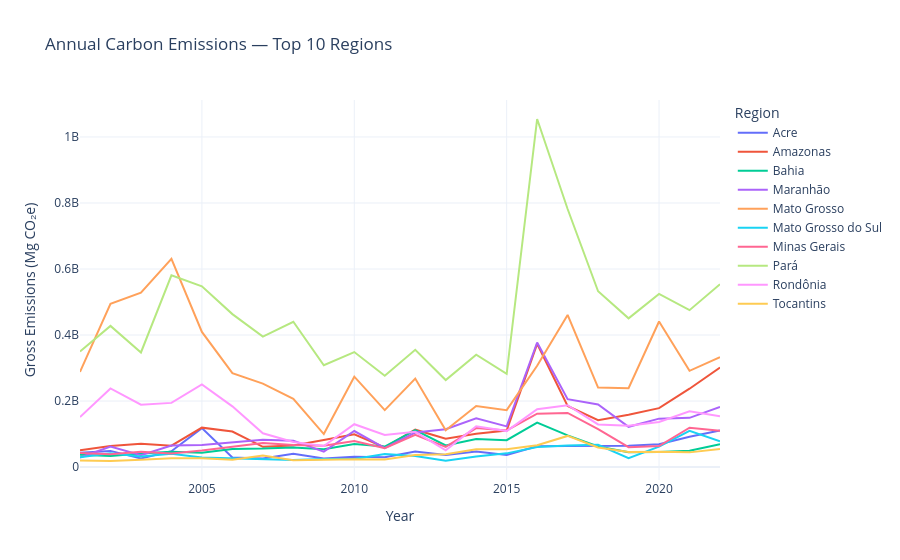

The notebook cell this image was saved under:
### Markdown cell above
## Carbon Emissions Trends

### Code cell
plot_carbon_trends(processed, top_n=10).show()

### Figure 1 — Plotly figure (JSON) as saved in the notebook; plotly's stock layout.template omitted (floating-point values rounded to 4 significant figures)
{"data": [{"hovertemplate": "Region=Acre<br>Year=%{x}<br>Gross Emissions (Mg CO₂e)=%{y}<extra></extra>", "legendgroup": "Acre", "line": {"color": "#636efa", "dash": "solid"}, "marker": {"symbol": "circle"}, "mode": "lines", "name": "Acre", "orientation": "v", "showlegend": true, "type": "scatter", "x": [2001, 2002, 2003, 2004, 2005, 2006, 2007, 2008, 2009, 2010, 2011, 2012, 2013, 2014, 2015, 2016, 2017, 2018, 2019, 2020, 2021, 2022], "xaxis": "x", "y": [43240000.0, 48990000.0, 26080000.0, 48120000.0, 117900000.0, 29170000.0, 25780000.0, 40080000.0, 26210000.0, 30920000.0, 29470000.0, 47080000.0, 36820000.0, 47170000.0, 36610000.0, 63090000.0, 63590000.0, 63760000.0, 64840000.0, 69020000.0, 91570000.0, 110500000.0], "yaxis": "y"}, {"hovertemplate": "Region=Amazonas<br>Year=%{x}<br>Gross Emissions (Mg CO₂e)=%{y}<extra></extra>", "legendgroup": "Amazonas", "line": {"color": "#EF553B", "dash": "solid"}, "marker": {"symbol": "circle"}, "mode": "lines", "name": "Amazonas", "orientation": "v", "showlegend": true, "type": "scatter", "x": [2001, 2002, 2003, 2004, 2005, 2006, 2007, 2008, 2009, 2010, 2011, 2012, 2013, 2014, 2015, 2016, 2017, 2018, 2019, 2020, 2021, 2022], "xaxis": "x", "y": [50990000.0, 63680000.0, 71000000.0, 64880000.0, 119400000.0, 107600000.0, 61430000.0, 65350000.0, 82180000.0, 99290000.0, 59750000.0, 113300000.0, 85750000.0, 100800000.0, 110800000.0, 373400000.0, 185400000.0, 142200000.0, 158800000.0, 178500000.0, 237400000.0, 301800000.0], "yaxis": "y"}, {"hovertemplate": "Region=Bahia<br>Year=%{x}<br>Gross Emissions (Mg CO₂e)=%{y}<extra></extra>", "legendgroup": "Bahia", "line": {"color": "#00cc96", "dash": "solid"}, "marker": {"symbol": "circle"}, "mode": "lines", "name": "Bahia", "orientation": "v", "showlegend": true, "type": "scatter", "x": [2001, 2002, 2003, 2004, 2005, 2006, 2007, 2008, 2009, 2010, 2011, 2012, 2013, 2014, 2015, 2016, 2017, 2018, 2019, 2020, 2021, 2022], "xaxis": "x", "y": [37230000.0, 33530000.0, 40900000.0, 46600000.0, 43640000.0, 54730000.0, 56080000.0, 59550000.0, 54130000.0, 69530000.0, 62060000.0, 112200000.0, 65490000.0, 84690000.0, 81460000.0, 134800000.0, 95970000.0, 62490000.0, 44750000.0, 45390000.0, 49430000.0, 69000000.0], "yaxis": "y"}, {"hovertemplate": "Region=Maranhão<br>Year=%{x}<br>Gross Emissions (Mg CO₂e)=%{y}<extra></extra>", "legendgroup": "Maranhão", "line": {"color": "#ab63fa", "dash": "solid"}, "marker": {"symbol": "circle"}, "mode": "lines", "name": "Maranhão", "orientation": "v", "showlegend": true, "type": "scatter", "x": [2001, 2002, 2003, 2004, 2005, 2006, 2007, 2008, 2009, 2010, 2011, 2012, 2013, 2014, 2015, 2016, 2017, 2018, 2019, 2020, 2021, 2022], "xaxis": "x", "y": [28980000.0, 61950000.0, 35890000.0, 65340000.0, 66900000.0, 75040000.0, 82810000.0, 79770000.0, 46590000.0, 109200000.0, 57620000.0, 104600000.0, 114600000.0, 147600000.0, 123300000.0, 377500000.0, 205800000.0, 189400000.0, 121800000.0, 146700000.0, 149100000.0, 181800000.0], "yaxis": "y"}, {"hovertemplate": "Region=Mato Grosso<br>Year=%{x}<br>Gross Emissions (Mg CO₂e)=%{y}<extra></extra>", "legendgroup": "Mato Grosso", "line": {"color": "#FFA15A", "dash": "solid"}, "marker": {"symbol": "circle"}, "mode": "lines", "name": "Mato Grosso", "orientation": "v", "showlegend": true, "type": "scatter", "x": [2001, 2002, 2003, 2004, 2005, 2006, 2007, 2008, 2009, 2010, 2011, 2012, 2013, 2014, 2015, 2016, 2017, 2018, 2019, 2020, 2021, 2022], "xaxis": "x", "y": [288300000.0, 494500000.0, 528100000.0, 630600000.0, 409300000.0, 284500000.0, 253000000.0, 206900000.0, 100100000.0, 273800000.0, 172500000.0, 268000000.0, 111400000.0, 185100000.0, 172500000.0, 306800000.0, 461000000.0, 240800000.0, 238700000.0, 440900000.0, 291600000.0, 332700000.0], "yaxis": "y"}, {"hovertemplate": "Region=Mato Grosso do Sul<br>Year=%{x}<br>Gross Emissions (Mg CO₂e)=%{y}<extra></extra>", "legendgroup": "Mato Grosso do Sul", "line": {"color": "#19d3f3", "dash": "solid"}, "marker": {"symbol": "circle"}, "mode": "lines", "name": "Mato Grosso do Sul", "orientation": "v", "showlegend": true, "type": "scatter", "x": [2001, 2002, 2003, 2004, 2005, 2006, 2007, 2008, 2009, 2010, 2011, 2012, 2013, 2014, 2015, 2016, 2017, 2018, 2019, 2020, 2021, 2022], "xaxis": "x", "y": [30000000.0, 41490000.0, 32280000.0, 40540000.0, 28870000.0, 26310000.0, 25420000.0, 21180000.0, 24720000.0, 24480000.0, 39240000.0, 33700000.0, 18950000.0, 31830000.0, 41520000.0, 61060000.0, 65120000.0, 67470000.0, 26800000.0, 62130000.0, 109900000.0, 77960000.0], "yaxis": "y"}, {"hovertemplate": "Region=Minas Gerais<br>Year=%{x}<br>Gross Emissions (Mg CO₂e)=%{y}<extra></extra>", "legendgroup": "Minas Gerais", "line": {"color": "#FF6692", "dash": "solid"}, "marker": {"symbol": "circle"}, "mode": "lines", "name": "Minas Gerais", "orientation": "v", "showlegend": true, "type": "scatter", "x": [2001, 2002, 2003, 2004, 2005, 2006, 2007, 2008, 2009, 2010, 2011, 2012, 2013, 2014, 2015, 2016, 2017, 2018, 2019, 2020, 2021, 2022], "xaxis": "x", "y": [42260000.0, 38580000.0, 46740000.0, 41200000.0, 50270000.0, 62250000.0, 72970000.0, 66550000.0, 64450000.0, 79100000.0, 57240000.0, 97490000.0, 61220000.0, 118000000.0, 110900000.0, 161700000.0, 163900000.0, 114800000.0, 60240000.0, 63730000.0, 119300000.0, 109800000.0], "yaxis": "y"}, {"hovertemplate": "Region=Pará<br>Year=%{x}<br>Gross Emissions (Mg CO₂e)=%{y}<extra></extra>", "legendgroup": "Pará", "line": {"color": "#B6E880", "dash": "solid"}, "marker": {"symbol": "circle"}, "mode": "lines", "name": "Pará", "orientation": "v", "showlegend": true, "type": "scatter", "x": [2001, 2002, 2003, 2004, 2005, 2006, 2007, 2008, 2009, 2010, 2011, 2012, 2013, 2014, 2015, 2016, 2017, 2018, 2019, 2020, 2021, 2022], "xaxis": "x", "y": [350300000.0, 427700000.0, 347200000.0, 581100000.0, 547400000.0, 463400000.0, 395400000.0, 440100000.0, 308600000.0, 348500000.0, 276500000.0, 355300000.0, 263500000.0, 340400000.0, 282700000.0, 1054000000.0, 781800000.0, 532500000.0, 450600000.0, 524700000.0, 475300000.0, 554000000.0], "yaxis": "y"}, {"hovertemplate": "Region=Rondônia<br>Year=%{x}<br>Gross Emissions (Mg CO₂e)=%{y}<extra></extra>", "legendgroup": "Rondônia", "line": {"color": "#FF97FF", "dash": "solid"}, "marker": {"symbol": "circle"}, "mode": "lines", "name": "Rondônia", "orientation": "v", "showlegend": true, "type": "scatter", "x": [2001, 2002, 2003, 2004, 2005, 2006, 2007, 2008, 2009, 2010, 2011, 2012, 2013, 2014, 2015, 2016, 2017, 2018, 2019, 2020, 2021, 2022], "xaxis": "x", "y": [151500000.0, 238200000.0, 189000000.0, 194400000.0, 250400000.0, 184000000.0, 102500000.0, 75830000.0, 63980000.0, 129800000.0, 97050000.0, 106800000.0, 50740000.0, 123800000.0, 109000000.0, 175100000.0, 187400000.0, 129200000.0, 125500000.0, 136600000.0, 169000000.0, 153800000.0], "yaxis": "y"}, {"hovertemplate": "Region=Tocantins<br>Year=%{x}<br>Gross Emissions (Mg CO₂e)=%{y}<extra></extra>", "legendgroup": "Tocantins", "line": {"color": "#FECB52", "dash": "solid"}, "marker": {"symbol": "circle"}, "mode": "lines", "name": "Tocantins", "orientation": "v", "showlegend": true, "type": "scatter", "x": [2001, 2002, 2003, 2004, 2005, 2006, 2007, 2008, 2009, 2010, 2011, 2012, 2013, 2014, 2015, 2016, 2017, 2018, 2019, 2020, 2021, 2022], "xaxis": "x", "y": [19890000.0, 18380000.0, 22040000.0, 26650000.0, 26700000.0, 22040000.0, 35330000.0, 20460000.0, 22390000.0, 24000000.0, 22640000.0, 36240000.0, 38810000.0, 53640000.0, 54290000.0, 66230000.0, 94370000.0, 59400000.0, 45680000.0, 46690000.0, 44520000.0, 54540000.0], "yaxis": "y"}], "layout": {"legend": {"title": {"text": "Region"}, "tracegroupgap": 0}, "title": {"text": "Annual Carbon Emissions — Top 10 Regions"}, "xaxis": {"anchor": "y", "domain": [0.0, 1.0], "title": {"text": "Year"}}, "yaxis": {"anchor": "x", "domain": [0.0, 1.0], "title": {"text": "Gross Emissions (Mg CO₂e)"}}}}
